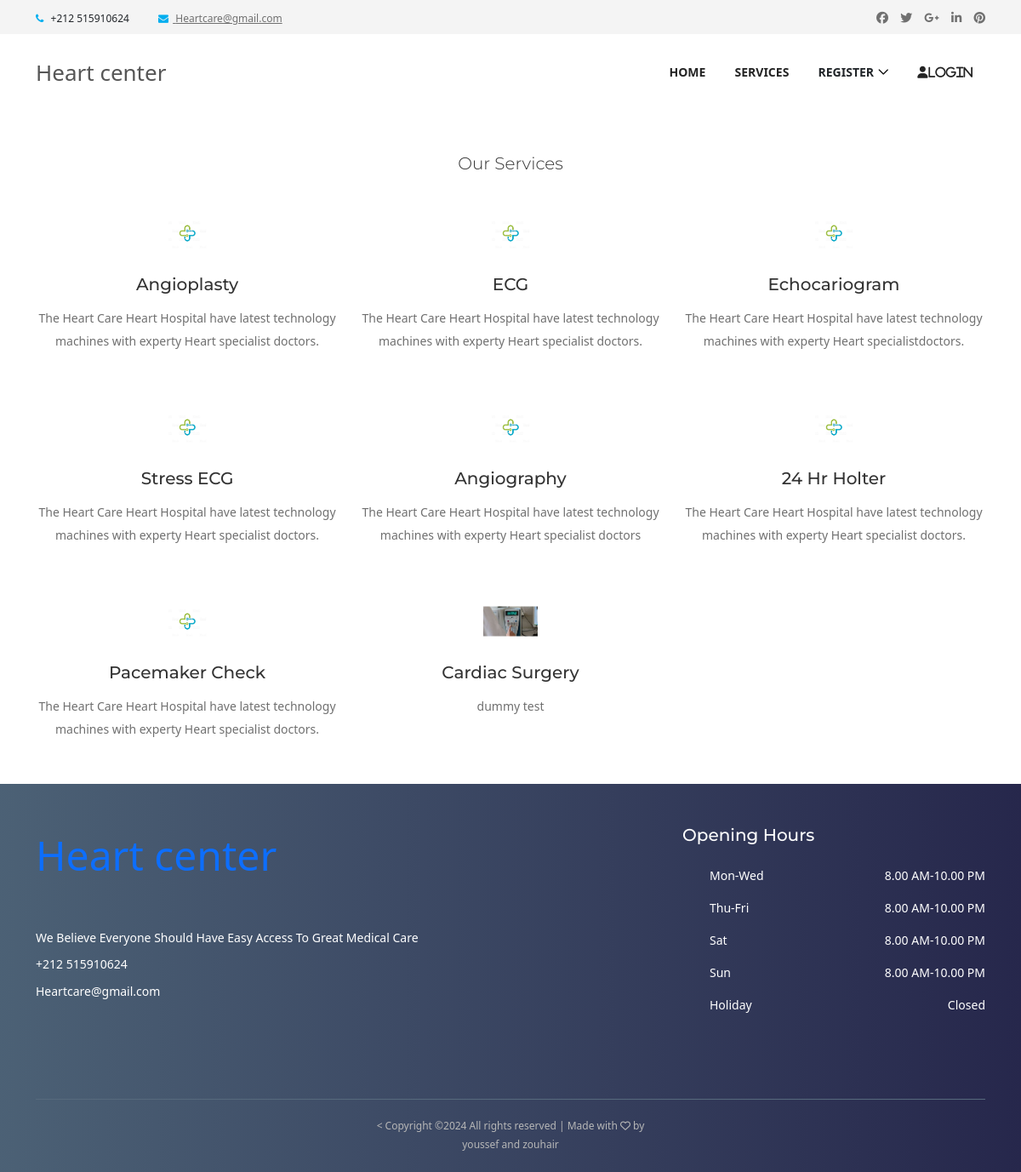
/services, run on the app's committed database.
### doctor_website/models.py (models this page shows, shortened)
class Service(models.Model):
    caption = models.CharField(max_length=500)
    title = models.CharField(max_length=40)
    image_icon = models.ImageField(upload_to='uploadedimages/service')

### doctor_website/views.py (the view)
# urls.py: path('services', ServiceView.as_view(), name='service'),
class ServiceView(ListView):
    model = Service
    context_object_name = 'serve'
    template_name = 'appointment/service.html'
    def get_queryset(self):
        return self.model.objects.all()

### templates/appointment/service.html (shortened to what this page needs)
{% extends 'base.html' %}
{% load static %}
{% block content %}
    <section class="dentist-area section-padding-50-0">
        <center><h3 class="lead">Our Services</h3></center>
        <div class="container">
            <div class="row">
                {% for serv in serve %}
                    <div class="col-12 col-sm-6 col-lg-4">
                        <div class="single-service--area text-center mb-50">
                            <div class="icon--">
                                <img src="{{ serv.image_icon.url }}" alt="">
                            </div>
                            <h5>{{ serv.title }}</h5>
                            <p>{{ serv.caption }}</p>
                        </div>
                    </div>
                {% endfor %}
            </div>
        </div>
    </section>
{% endblock %}

### static/style.css (style rules this page uses)
* { margin: 0; padding: 0; }
body { font-family: "Montserrat", sans-serif; font-weight: 400; font-size: 14px; min-height: 100vh; }
h1, h2, h3, h4, h5, h6 { font-family: "Montserrat", sans-serif; color: #333333; line-height: 1.4; font-weight: 600; }
p { line-height: 1.9; color: #707070; font-size: 14px; font-weight: 400; }
img { max-width: 100%; height: auto; }
.mb-50 { margin-bottom: 50px; }
.section-padding-50-0 { padding-top: 50px; padding-bottom: 0; }
.single-service--area { position: relative; z-index: 1; }
.single-service--area .icon-- { position: relative; z-index: 1; -webkit-transition-duration: 500ms; -o-transition-duration: 500ms; transition-duration: 500ms; width: 76px; height: 76px; border-radius: 50%; display: block; margin: 0 auto 10px; }
.single-service--area .icon-- img { position: absolute; max-height: 35px; z-index: 2; top: 50%; left: 50%; -webkit-transform: translate(-50%, -50%); -ms-transform: translate(-50%, -50%); transform: translate(-50%, -50%); }
.single-service--area h5 { margin-bottom: 15px; display: block; }
.single-service--area p { font-weight: 500; }

### static/css/default-assets/classy-nav.css (style rules this page uses)
body { font-family: "Roboto", sans-serif; }
img { height: auto; max-width: 100%; }

### data on the page
Service: image_icon (picture), title "Angioplasty", caption "The Heart Care Heart Hospital have latest technology machines with experty Heart specialist doctors."
Service: image_icon (picture), title "ECG", caption "The Heart Care Heart Hospital have latest technology machines with experty Heart specialist doctors."
Service: image_icon (picture), title "Echocariogram", caption "The Heart Care Heart Hospital have latest technology machines with experty Heart specialistdoctors."
Service: image_icon (picture), title "Stress ECG", caption "The Heart Care Heart Hospital have latest technology machines with experty Heart specialist doctors."
Service: image_icon (picture), title "Angiography", caption "The Heart Care Heart Hospital have latest technology machines with experty Heart specialist doctors"
Service: image_icon (picture), title "24 Hr Holter", caption "The Heart Care Heart Hospital have latest technology machines with experty Heart specialist doctors."
Service: image_icon (picture), title "Pacemaker Check", caption "The Heart Care Heart Hospital have latest technology machines with experty Heart specialist doctors."
Service: image_icon (picture), title "Cardiac Surgery", caption "dummy test"
